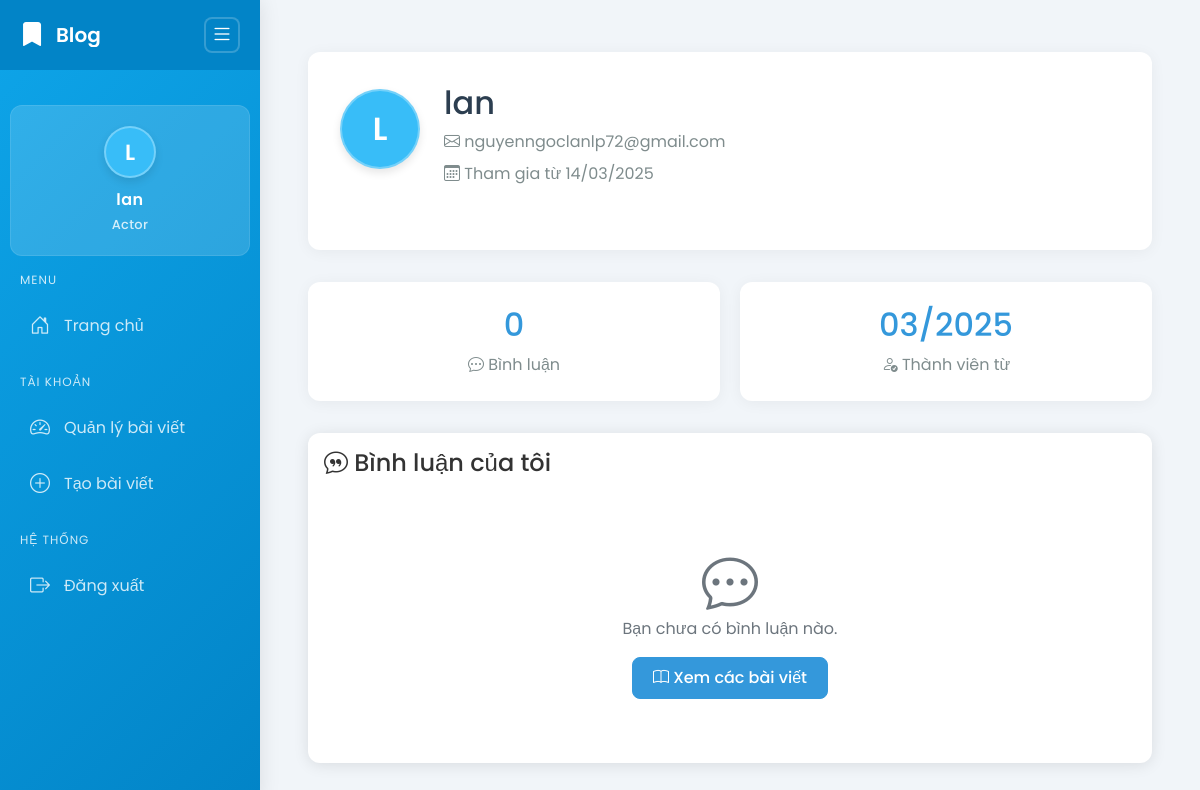
Screenshot of /user/profile (signed in) with the database file from the repository.
### app/models/actor.py (models this page shows, shortened)
class Actor(UserMixin, db.Model):
    id = db.Column(db.Integer, primary_key=True)
    username = db.Column(db.String(64), unique=True, nullable=False)
    email = db.Column(db.String(120), unique=True, nullable=False)
    password_hash = db.Column(db.String(128))
    name = db.Column(db.String(64))
    bio = db.Column(db.Text)
    avatar = db.Column(db.String(120), default='default_actor.jpg')
    created_at = db.Column(db.DateTime, default=datetime.utcnow)
    posts = db.relationship('Post', backref='author', lazy='dynamic')

### app/routes/user_routes.py (the view)
@user_bp.route('/profile')
@login_required
def profile():
    comments = Comment.query.filter_by(user_id=current_user.id).order_by(Comment.created_at.desc()).all()
    return render_template('user/profile.html', comments=comments)

### app/__init__.py (called while the page is built)
def create_app(config_class=Config):
    app = Flask(__name__)
    app.config.from_object(config_class)
    db.init_app(app)
    login_manager.init_app(app)
    @login_manager.user_loader
    def load_user(user_id):
        from app.models.actor import Actor
        actor = Actor.query.get(int(user_id))
        if actor:
            return actor
        from app.models.user import User
        return User.query.get(int(user_id))
    from app.routes.auth_routes import auth_bp
    from app.routes.actor_routes import actor_bp
    from app.routes.user_routes import user_bp
    from app.routes.blog_routes import blog_bp
    app.register_blueprint(auth_bp, url_prefix='/auth')
    app.register_blueprint(actor_bp, url_prefix='/actor')
    app.register_blueprint(user_bp, url_prefix='/user')
    app.register_blueprint(blog_bp, url_prefix='/')
    return app

### app/templates/user/profile.html (shortened to what this page needs)
{% extends "base.html" %}
{% block content %}
<div class="container">
    <div class="profile-section">
        <div class="profile-header">
            <div class="text-avatar">
                {{ current_user.username[0] }}
            </div>
            <div class="profile-info">
                <h2>{{ current_user.name or current_user.username }}</h2>
                <p><i class="bi bi-envelope"></i> {{ current_user.email }}</p>
                <p><i class="bi bi-calendar3"></i> Tham gia từ {{ current_user.created_at.strftime('%d/%m/%Y') }}</p>
            </div>
        </div>
    </div>
    <div class="stats-grid">
        <div class="stat-card">
            <h3>{{ comments|length }}</h3>
            <p><i class="bi bi-chat-dots"></i> Bình luận</p>
        </div>
        <div class="stat-card">
            <h3>{{ current_user.created_at.strftime('%m/%Y') }}</h3>
            <p><i class="bi bi-person-check"></i> Thành viên từ</p>
        </div>
    </div>
    <div class="card">
        <div class="card-body">
            <div class="d-flex justify-content-between align-items-center mb-4">
                <h4 class="mb-0"><i class="bi bi-chat-quote"></i> Bình luận của tôi</h4>
            </div>
            {% if comments %}
                {% for comment in comments %}
                <div class="comment">
                    <div class="card mb-3">
                        <div class="card-body">
                            <div class="d-flex justify-content-between align-items-center mb-3">
                                <a href="{{ url_for('blog.post_detail', post_id=comment.post.id) }}"
                                   class="text-decoration-none">
                                    <h5 class="mb-0">{{ comment.post.title }}</h5>
                                </a>
                                <div class="d-flex align-items-center">
                                    <small class="text-muted me-3">
                                        <i class="bi bi-clock"></i> {{ comment.created_at.strftime('%d/%m/%Y %H:%M') }}
                                    </small>
                                    <a href="{{ url_for('user.delete_comment', comment_id=comment.id) }}"
                                       class="btn btn-sm btn-outline-danger"
                                       onclick="return confirm('Bạn có chắc chắn muốn xóa bình luận này?')">
                                        <i class="bi bi-trash"></i>
                                    </a>
                                </div>
                            </div>
                            <p class="card-text">{{ comment.content }}</p>
                        </div>
                    </div>
                </div>
                {% endfor %}
            {% else %}
                <div class="text-center py-5">
                    <i class="bi bi-chat-dots display-4 text-muted mb-3"></i>
                    <p class="text-muted">Bạn chưa có bình luận nào.</p>
                    <a href="{{ url_for('blog.home') }}" class="btn btn-primary">
                        <i class="bi bi-book"></i> Xem các bài viết
                    </a>
                </div>
            {% endif %}
        </div>
    </div>
</div>
{% endblock %}

### app/templates/base.html (shortened to what this page needs)
<!DOCTYPE html>
<html lang="vi">
<head>
    <link href="https://cdn.jsdelivr.net/npm/bootstrap@5.1.3/dist/css/bootstrap.min.css" rel="stylesheet">
    <link href="https://cdn.jsdelivr.net/npm/bootstrap-icons@1.7.2/font/bootstrap-icons.css" rel="stylesheet">
    <link href="{{ url_for('static', filename='css/main.css') }}" rel="stylesheet">
    <link href="{{ url_for('static', filename='css/sidebar.css') }}" rel="stylesheet">
</head>
<body>
    <div class="wrapper">
        <nav id="sidebar" class="sidebar">
            <div class="sidebar-header">
                <div class="logo-container">
                    <i class="bi bi-bookmark-fill"></i>
                    <h3>Blog</h3>
                </div>
                <button type="button" id="sidebarCollapse" class="sidebar-collapse-btn">
                    <i class="bi bi-list"></i>
                </button>
            </div>
            <div class="sidebar-content">
                {% if current_user.is_authenticated %}
                    <div class="user-info">
                        <div class="text-avatar">{{ current_user.username[0] }}</div>
                        <h5>{{ current_user.name or current_user.username }}</h5>
                        <p class="user-role">{{ current_user.__class__.__name__ }}</p>
                    </div>
                {% endif %}
                <div class="nav-section">
                    <div class="nav-section-title">Menu</div>
                    <ul class="list-unstyled components">
                        <li>
                            <a href="{{ url_for('blog.home') }}" class="nav-link {% if request.endpoint == 'blog.home' %}active{% endif %}" data-tooltip="Trang chủ">
                                <i class="bi bi-house-door"></i>
                                <span>Trang chủ</span>
                            </a>
                        </li>
                    </ul>
                </div>
                {% if current_user.is_authenticated %}
                    <div class="nav-section">
                        <div class="nav-section-title">Tài khoản</div>
                        <ul class="list-unstyled components">
                            {% if current_user.__class__.__name__ == 'Actor' %}
                                <li>
                                    <a href="{{ url_for('actor.dashboard') }}" class="nav-link {% if request.endpoint == 'actor.dashboard' %}active{% endif %}" data-tooltip="Quản lý bài viết">
                                        <i class="bi bi-speedometer2"></i>
                                        <span>Quản lý bài viết</span>
                                    </a>
                                </li>
                                <li>
                                    <a href="{{ url_for('actor.create_post') }}" class="nav-link {% if request.endpoint == 'actor.create_post' %}active{% endif %}" data-tooltip="Tạo bài viết">
                                        <i class="bi bi-plus-circle"></i>
                                        <span>Tạo bài viết</span>
                                    </a>
                                </li>
                            {% endif %}
                        </ul>
                    </div>
                    <div class="nav-section">
                        <div class="nav-section-title">Hệ thống</div>
                        <ul class="list-unstyled components">
                            <li>
                                <a href="{{ url_for('auth.logout') }}" class="nav-link" data-tooltip="Đăng xuất">
                                    <i class="bi bi-box-arrow-right"></i>
                                    <span>Đăng xuất</span>
                                </a>
                            </li>
                        </ul>
                    </div>
                {% endif %}
            </div>
        </nav>
        <div id="content" class="content">
            <div class="container-fluid">
                {% block content %}{% endblock %}
            </div>
        </div>
    </div>
</body>
</html>

### app/static/css/main.css (style rules this page uses)
body { background-color: #f8f9fa; color: #333; font-family: 'Segoe UI', system-ui, -apple-system, sans-serif; }
.container { max-width: 1200px; padding: 2rem 1rem; }
.card { border: none; box-shadow: 0 2px 15px rgba(0,0,0,0.1); transition: all 0.3s ease; margin-bottom: 25px; border-radius: 12px; overflow: hidden; }
.btn { padding: 0.5rem 1.25rem; border-radius: 8px; font-weight: 500; transition: all 0.3s ease; }
.btn-primary { background-color: #3498db; border-color: #3498db; }
.text-avatar { width: 40px; height: 40px; border-radius: 50%; background-color: #3498db; color: white; display: flex; align-items: center; justify-content: center; font-weight: bold; text-transform: uppercase; font-size: 1.2rem; box-shadow: 0 2px 8px rgba(0,0,0,0.1); }
.profile-section { background-color: white; border-radius: 12px; padding: 2rem; box-shadow: 0 2px 15px rgba(0,0,0,0.05); margin-bottom: 2rem; }
.profile-header { display: flex; align-items: center; margin-bottom: 2rem; }
.profile-header .text-avatar { width: 80px; height: 80px; font-size: 2rem; margin-right: 1.5rem; }
.profile-info h2 { margin: 0; color: #2c3e50; }
.profile-info p { color: #7f8c8d; margin: 0.5rem 0 0; }
.stats-grid { display: grid; grid-template-columns: repeat(auto-fit, minmax(200px, 1fr)); gap: 20px; margin-bottom: 2rem; }
.stat-card { background-color: white; padding: 1.5rem; border-radius: 12px; box-shadow: 0 2px 15px rgba(0,0,0,0.05); text-align: center; }
.stat-card h3 { font-size: 2rem; color: #3498db; margin: 0; }
.stat-card p { color: #7f8c8d; margin: 0.5rem 0 0; }

### rows the page displays
Actor: username "L", name+username "lan", email "nguyenngoclanlp72@gmail.com", created_at "14/03/2025", created_at "03/2025"

### other values shown
{{ current_user.__class__.__name__ }} "Actor"
{{ comments|length }} "0"
